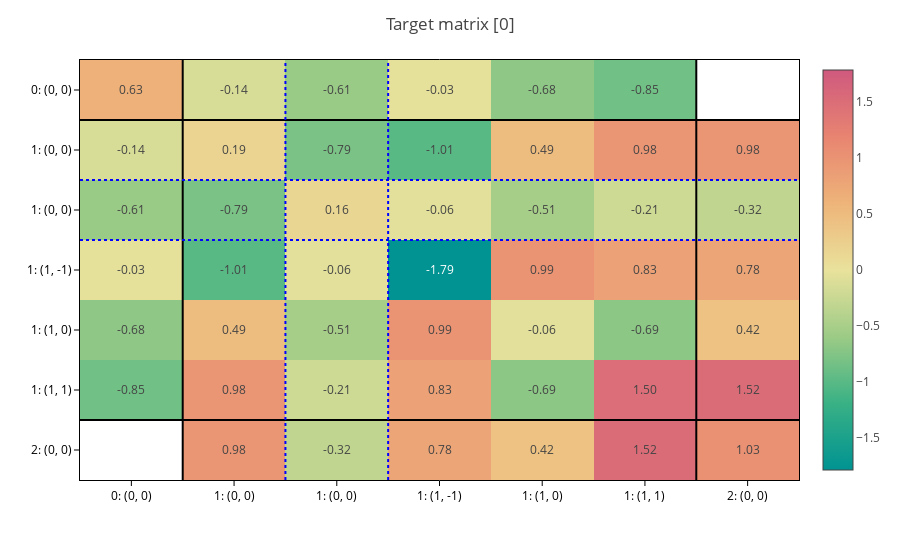
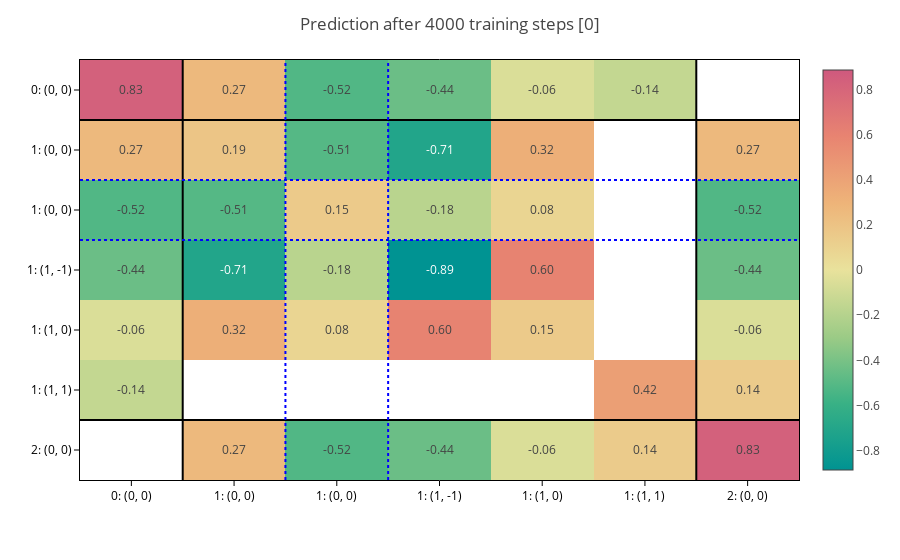

Source (notebook cell) for these figures, in order:
### Markdown cell above
The model has learned something, but still the errors are quite high.

We can plot the first target matrix and the corresponding prediction:

### Code cell
plot_matrices(data, title=f"Target matrix", show=0)
plot_matrices(
    data,
    predictions={
        "node_labels": step_predictions[0],
        "edge_labels": step_predictions[1],
    },
    title=f"Prediction after {n_steps} training steps",
    show=0,
)

### Figure 1 — Plotly figure (JSON) as saved in the notebook; plotly's stock layout.template omitted (floating-point values rounded to 4 significant figures)
{"data": [{"coloraxis": "coloraxis", "hovertemplate": "x: %{x}<br>y: %{y}<br>color: %{z}<extra></extra>", "name": "0", "texttemplate": "%{z:.2f}", "type": "heatmap", "xaxis": "x", "yaxis": "y", "z": [[0.632, -0.1414, -0.6112, -0.03448, -0.6786, -0.8516, NaN], [-0.1414, 0.1859, -0.7938, -1.006, 0.4885, 0.978, 0.9754], [-0.6112, -0.7938, 0.1581, -0.05657, -0.511, -0.214, -0.3153], [-0.03448, -1.006, -0.05657, -1.787, 0.9891, 0.8343, 0.7807], [-0.6786, 0.4885, -0.511, 0.9891, -0.05544, -0.6922, 0.4183], [-0.8516, 0.978, -0.214, 0.8343, -0.6922, 1.502, 1.519], [NaN, 0.9754, -0.3153, 0.7807, 0.4183, 1.519, 1.034]]}], "layout": {"coloraxis": {"cmid": 0, "colorscale": [[0, "rgb(0, 147, 146)"], [0.1667, "rgb(57, 177, 133)"], [0.3333, "rgb(156, 203, 134)"], [0.5, "rgb(233, 226, 156)"], [0.6667, "rgb(238, 180, 121)"], [0.8333, "rgb(232, 132, 113)"], [1, "rgb(207, 89, 126)"]]}, "margin": {"t": 60}, "shapes": [{"line": {"color": "black"}, "type": "line", "x0": 0, "x1": 1, "xref": "x domain", "y0": 0.5, "y1": 0.5, "yref": "y"}, {"line": {"color": "black"}, "type": "line", "x0": 0.5, "x1": 0.5, "xref": "x", "y0": 0, "y1": 1, "yref": "y domain"}, {"line": {"color": "black"}, "type": "line", "x0": 0, "x1": 1, "xref": "x domain", "y0": 5.5, "y1": 5.5, "yref": "y"}, {"line": {"color": "black"}, "type": "line", "x0": 5.5, "x1": 5.5, "xref": "x", "y0": 0, "y1": 1, "yref": "y domain"}, {"line": {"color": "blue", "dash": "dot"}, "type": "line", "x0": 0, "x1": 1, "xref": "x domain", "y0": 1.5, "y1": 1.5, "yref": "y"}, {"line": {"color": "blue", "dash": "dot"}, "type": "line", "x0": 1.5, "x1": 1.5, "xref": "x", "y0": 0, "y1": 1, "yref": "y domain"}, {"line": {"color": "blue", "dash": "dot"}, "type": "line", "x0": 0, "x1": 1, "xref": "x domain", "y0": 2.5, "y1": 2.5, "yref": "y"}, {"line": {"color": "blue", "dash": "dot"}, "type": "line", "x0": 2.5, "x1": 2.5, "xref": "x", "y0": 0, "y1": 1, "yref": "y domain"}], "title": {"text": "Target matrix [0]"}, "xaxis": {"anchor": "y", "domain": [0, 1], "ticktext": ["0: (0, 0)", "1: (0, 0)", "1: (0, 0)", "1: (1, -1)", "1: (1, 0)", "1: (1, 1)", "2: (0, 0)"], "tickvals": [0, 1, 2, 3, 4, 5, 6]}, "yaxis": {"anchor": "x", "autorange": "reversed", "domain": [0, 1], "ticktext": ["0: (0, 0)", "1: (0, 0)", "1: (0, 0)", "1: (1, -1)", "1: (1, 0)", "1: (1, 1)", "2: (0, 0)"], "tickvals": [0, 1, 2, 3, 4, 5, 6]}}}

### Figure 2 — Plotly figure (JSON) as saved in the notebook; plotly's stock layout.template omitted (floating-point values rounded to 4 significant figures)
{"data": [{"coloraxis": "coloraxis", "hovertemplate": "x: %{x}<br>y: %{y}<br>color: %{z}<extra></extra>", "name": "0", "texttemplate": "%{z:.2f}", "type": "heatmap", "xaxis": "x", "yaxis": "y", "z": [[0.8331, 0.2651, -0.5195, -0.4417, -0.05716, -0.1446, NaN], [0.2651, 0.1859, -0.5062, -0.7095, 0.324, NaN, 0.2651], [-0.5195, -0.5062, 0.1538, -0.1829, 0.08353, NaN, -0.5195], [-0.4417, -0.7095, -0.1829, -0.886, 0.5986, NaN, -0.4417], [-0.05716, 0.324, 0.08353, 0.5986, 0.1515, NaN, -0.05716], [-0.1446, NaN, NaN, NaN, NaN, 0.4249, 0.1446], [NaN, 0.2651, -0.5195, -0.4417, -0.05716, 0.1446, 0.8331]]}], "layout": {"coloraxis": {"cmid": 0, "colorscale": [[0, "rgb(0, 147, 146)"], [0.1667, "rgb(57, 177, 133)"], [0.3333, "rgb(156, 203, 134)"], [0.5, "rgb(233, 226, 156)"], [0.6667, "rgb(238, 180, 121)"], [0.8333, "rgb(232, 132, 113)"], [1, "rgb(207, 89, 126)"]]}, "margin": {"t": 60}, "shapes": [{"line": {"color": "black"}, "type": "line", "x0": 0, "x1": 1, "xref": "x domain", "y0": 0.5, "y1": 0.5, "yref": "y"}, {"line": {"color": "black"}, "type": "line", "x0": 0.5, "x1": 0.5, "xref": "x", "y0": 0, "y1": 1, "yref": "y domain"}, {"line": {"color": "black"}, "type": "line", "x0": 0, "x1": 1, "xref": "x domain", "y0": 5.5, "y1": 5.5, "yref": "y"}, {"line": {"color": "black"}, "type": "line", "x0": 5.5, "x1": 5.5, "xref": "x", "y0": 0, "y1": 1, "yref": "y domain"}, {"line": {"color": "blue", "dash": "dot"}, "type": "line", "x0": 0, "x1": 1, "xref": "x domain", "y0": 1.5, "y1": 1.5, "yref": "y"}, {"line": {"color": "blue", "dash": "dot"}, "type": "line", "x0": 1.5, "x1": 1.5, "xref": "x", "y0": 0, "y1": 1, "yref": "y domain"}, {"line": {"color": "blue", "dash": "dot"}, "type": "line", "x0": 0, "x1": 1, "xref": "x domain", "y0": 2.5, "y1": 2.5, "yref": "y"}, {"line": {"color": "blue", "dash": "dot"}, "type": "line", "x0": 2.5, "x1": 2.5, "xref": "x", "y0": 0, "y1": 1, "yref": "y domain"}], "title": {"text": "Prediction after 4000 training steps [0]"}, "xaxis": {"anchor": "y", "domain": [0, 1], "ticktext": ["0: (0, 0)", "1: (0, 0)", "1: (0, 0)", "1: (1, -1)", "1: (1, 0)", "1: (1, 1)", "2: (0, 0)"], "tickvals": [0, 1, 2, 3, 4, 5, 6]}, "yaxis": {"anchor": "x", "autorange": "reversed", "domain": [0, 1], "ticktext": ["0: (0, 0)", "1: (0, 0)", "1: (0, 0)", "1: (1, -1)", "1: (1, 0)", "1: (1, 1)", "2: (0, 0)"], "tickvals": [0, 1, 2, 3, 4, 5, 6]}}}
